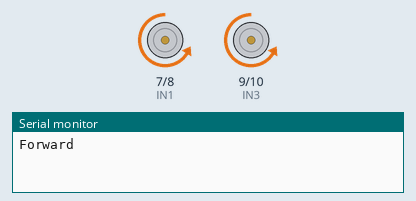
This sketch was run on a simulated Arduino Uno, built with avr-gcc and run on an emulated ATmega328P. On the bench: motor-driver pin pairs drawn as motors (green arrow = first pin HIGH = forward, orange = second pin HIGH = backward, longer = more drive, scaled by the enable pin), the last lines printed to the serial monitor.

Above: at 1.5 s.
At 4.5 s:
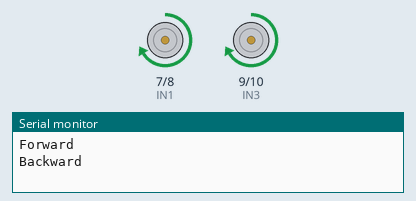
Timing chart, 0 to 7.8 s (numbered marks = the images above):
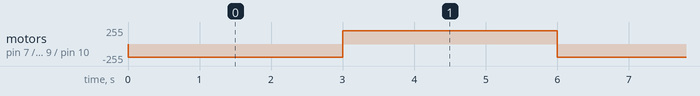

Measured:
- by itself, motor on pin 7 (IN1) / pin 8 (IN2), motor on pin 9 (IN3) / pin 10 (IN4): alternates forward 200/255 for 3.0 s and backward 200/255 for 3.0 s

The sketch:

test1.ino
```cpp
#define ENA 6
#define IN1 7
#define IN2 8
#define IN3 9
#define IN4 10
#define ENB 11

void setup() {
  pinMode(ENA, OUTPUT);
  pinMode(IN1, OUTPUT);
  pinMode(IN2, OUTPUT);
  pinMode(IN3, OUTPUT);
  pinMode(IN4, OUTPUT);
  pinMode(ENB, OUTPUT);

  analogWrite(ENA, 200);
  analogWrite(ENB, 200);

  Serial.begin(9600);
}

void loop() {
  forwardRobot();
  delay(3000);
  backwardRobot();
  delay(3000);
}

void forwardRobot() {
  Serial.println("Forward");

  digitalWrite(IN1, LOW);
  digitalWrite(IN2, HIGH);

  digitalWrite(IN3, LOW);
  digitalWrite(IN4, HIGH);
}

void backwardRobot() {
  Serial.println("Backward");

  digitalWrite(IN1, HIGH);
  digitalWrite(IN2, LOW);

  digitalWrite(IN3, HIGH);
  digitalWrite(IN4, LOW);
}

void leftRobot() {
  Serial.println("Turn Left");

  digitalWrite(IN1, LOW);
  digitalWrite(IN2, HIGH);

  digitalWrite(IN3, LOW);
  digitalWrite(IN4, LOW);
}

void rightRobot() {
  Serial.println("Turn Rigth");

  digitalWrite(IN1, LOW);
  digitalWrite(IN2, LOW);

  digitalWrite(IN3, LOW);
  digitalWrite(IN4, HIGH);
}

void stopRobot() {
  Serial.println("Stop");

  digitalWrite(IN1, LOW);
  digitalWrite(IN2, LOW);

  digitalWrite(IN3, LOW);
  digitalWrite(IN4, LOW);
}
```
